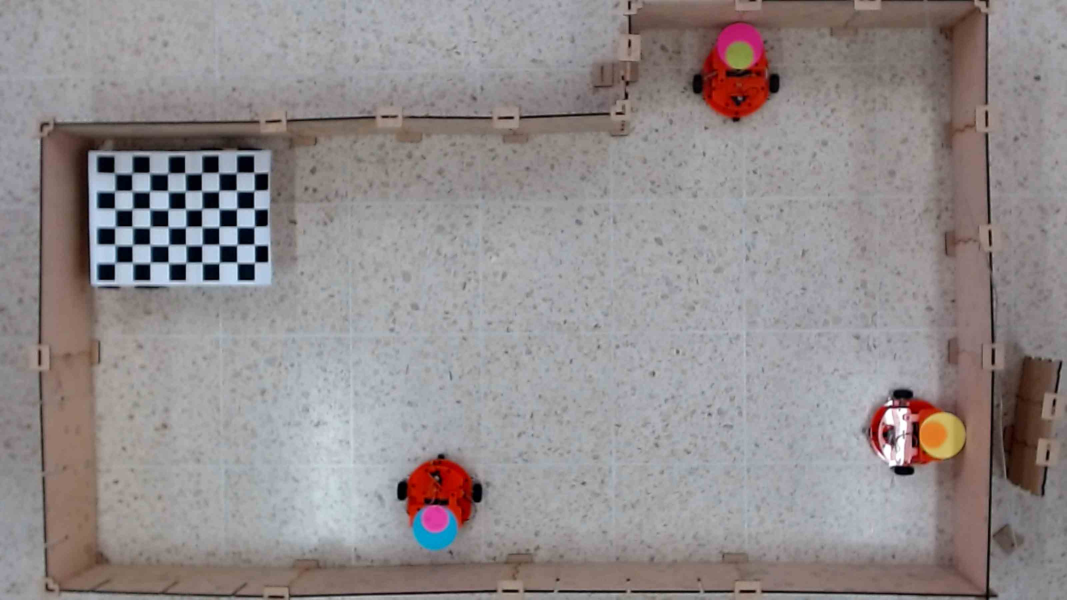
#> input picture Herramientas/Cámara/VALIDACION_ANTERIOR/Segmentación por color/Imagenes/AmNaCyMaVe1.jpg, 3200 x 1800 px (shown at 1/3 size); its folder holds only this picture in this run
$ python ValidacionRespaldo31mayo.py
#> lines starting #> are read from the running program, lines starting #| are printed output that depends on the picture; after the words box and inside, x2 and y2 are one past the last pixel; in counts of white or black regions, pixels touching at a corner belong together
#Bibliotecas requeridas
import cv2
import math
import matplotlib.pyplot as plt
import numpy as np
from mpl_toolkits.mplot3d import Axes3D
from matplotlib import cm
from matplotlib import colors
from matplotlib.colors import hsv_to_rgb
import os
#-------------------------Definición de funciones---------------------------------
def get_contour_areas(cont):
    #Crea una lista donde se guardarán las áreas de cada contorno
    all_areas= []
    #Recorre la lista de contornos
    for cnt in cont:
        #calcula el área de un contorno
        area= cv2.contourArea(cnt)
        #agrega el área calculada al arreglo de áreas
        all_areas.append(area)
    return all_areas
def depurar_contornos(cnts):
    #en esta lista se almacenarán los contornos pertenecientes a los círculos
    #la "d" significa depurados.
    cntsd= []
    #recorro todos los contornos encontrados
    for cnt in cnts:
        area= cv2.contourArea(cnt)
        #Se encontró que el área mínima de los círculos pequeños es de 5000 unidades
        #cuadradas, daremos un margen de error.
        if area>=4000:
            cntsd.append(cnt)
    return cntsd
def centros_contornos(cnts):
    centros= []
    for s in cnts:
        #calcula los momentos
        M = cv2.moments(s)
        #Calcula el centroide
        #https://docs.opencv.org/3.4/dd/d49/tutorial_py_contour_features.html
        cx = int(M['m10']/M['m00'])
        cy = int(M['m01']/M['m00'])
        centros.append((cx, cy))
    return centros

def calcular_desplazamiento(centros,numImagenes):
    #crea la lista donde se almacenarán los desplazamientos entre 2 imágenes del
    #mismo identificador.
    #n contiene el número de imágenes
    desplazamientos=[]
    for k in range (n-1):
        for i in range(len(centros[k])):
            #extracción de las coordenadas de los centros en ambas imágenes
            x1=centros[k][i][0]
            x2=centros[k+1][i][0]
            y1=centros[k][i][1]
            y2=centros[k+1][i][1]
            #print("x1,x2,y1,y2", x1, x2, y1,y2)
            distance = math.sqrt( ((x1-x2)**2)+((y1-y2)**2) )
            desplazamientos.append(distance)
    return desplazamientos

def escribir_txt(nombretxt,dcyan,dmagenta,damarillo, dnaranja):
    with open(nombretxt, 'w') as output:
        output.write("Desplazamientos Cyan"+ '\n')
        for d in dcyan:
            output.write(str(d) + '\n')
        output.write("Desplazamientos Magenta"+ '\n')
        for e in dmagenta:
            output.write(str(e) + '\n')
        output.write("Desplazamientos Amarillo"+ '\n')
        for f in damarillo:
            output.write(str(f) + '\n')
        output.write("Desplazamientos Naranja"+ '\n')
        for g in dmagenta:
            output.write(str(g) + '\n')
        print("Archivo creado")
def buscar_peer(numColor1, numColor2, centrosC1,centrosC2):
    #la lista de peers contendrá los colores que son pareja (su identificador), y la posición
    #de cada círculo en la lista de centros.
    peers=[]
    for imagen in range(len(centrosC1)):
        #almacenará todos los peers de una imagen para los 2 colores dados
        peersXimagen=[]
        for centro in range(len(centrosC1[imagen])):
            for centro2 in range(len(centrosC2[imagen])):
                #extracción de las coordenadas de los centros de ambos colores
                x1=centrosC1[imagen][centro][0]
                x2=centrosC2[imagen][centro2][0]
                y1=centrosC1[imagen][centro][1]
                y2=centrosC2[imagen][centro2][1]
                #print("x1,x2,y1,y2", x1, x2, y1,y2)
                distance = math.sqrt( ((x1-x2)**2)+((y1-y2)**2) )
                """if centro2==0:
                    print("distancia calculada de peers", distance)"""
                #140 píxeles mide de diámetro aproximadamente un círculo grande
                #se aproxima la mitad de esta distancia como una distancia prudencial
                #para encontrar un contorno de círculo pequeño. Además, la distancia aproximada entre centros
                #de círculos grande y pequeño es de 60 (comprobado por paint y este cálculo). Se agregará un pequeño margen de 5 píxeles
                if distance<=70:
                    #guarda el número de imagen en cuestión, los colores que hicieron match,
                    #las posiciones dentro de los centros de cada color que hicieron match.
                    peer=(imagen, numColor1, numColor2, centro, centro2)
                    """if centro2==0:
                        print("peer encontrado", peer)"""
                    #agrega cada peer encontrado a la lista de peers
                    peersXimagen.append(peer)
        peers.append(peersXimagen)
    #al final peers tendrá un número de elementos igual al del número de imágenes
    #cada elemento es una lista de parejas encontradas para los 2 colores solicitados
    return peers


# [27 lines left out: function identificar_robots, not called in this run]
"""
def buscar_pareja(ListaCentros1, ListaCentros2, numImagen, numContorno, numColor):
    #Definición inicial, significa sin pareja asignada
    pareja=9

    #obtiene el centro del círculo grande
    posG=ListaCentros1[numImagen][numContorno]
    x1=posG[0]
    y1=posG[1]
    #Se busca en la misma imagen, en otro color si algún contorno está muy cerca,
    #esto es que sea la pareja de color del círculo grande, es decir, su
    #círculo pequeño
    for centro in ListaCentros2[numImagen]:
        #Obtiene las coordenadas
        x2=centro[0]
        y2=centro[1]
        #print("x1,x2,y1,y2", x1, x2, y1,y2)
        distance = math.sqrt( ((x1-x2)**2)+((y1-y2)**2) )
        #100 es el diámetro aproximado de un círculo grande
        if distance <=100:
            #osea está muy cerca, solo un círculo
            #falta validar que el contorno 2 no sea un contorno grande
    return True
"""

#--------------------- Lectura de imágenes-----------------------------------------
#Dirección de la carpeta con las imágenes a utilizar
dir = 'Imagenes/'
#Guarda los nombres de las imágenes que estaban en la carpeta en la lista imgList
imgList = os.listdir(dir)
#Inicializa la lista que contendrá a las imágenes que se utilizarán
imagenes = []
imagenesHSV = []
#Ordena las imágenes por número de menor a mayor
imgList.sort (key = lambda x: int (x.replace ("AmNaCyMaVe", ""). split ('.') [0]))
#Inicializa contadores
n = 0
cont = 0
ind = 0
for i in imgList:
    #va contando los frames, prevista para frames
    #cont+=1
    #Lee cada imagen, donde i es el nombre de cada una
    img = cv2.imread('Imagenes/'+i)
#> img is the input picture: shape (1800, 3200, 3); mean B, G, R 140.5, 139.8, 146.3
    #Prevista para cada cuantos frames se quiere trabajar
    """if cont == 4:
        imagenes.append(img)
        cont = 0
        n+=1"""
    #Convirtiendo a RGB
    img = cv2.cvtColor(img, cv2.COLOR_BGR2RGB)
    hsv = cv2.cvtColor(img, cv2.COLOR_RGB2HSV)
#> hsv: shape (1800, 3200, 3); mean H, S, V 57.5, 28.1, 149.8
    #Guarda las imágenes en RGB en una lista
    imagenes.append(img)
    #Guarda las imágenes en HSV en una lista
    imagenesHSV.append(hsv)
    #va contando las imágenes que hay
    n+=1

#--------------------- Definición de rangos de color HSV---------------------------
#Rangos cyan:
light_cyan = (95, 175, 185)
dark_cyan = (105, 255, 250)
#Rangos magenta:
light_magenta = (160, 100, 0)
dark_magenta = (170, 255, 255)
#Rangos verde:
light_verde = (45, 20, 0)
dark_verde = (80, 100, 255)
#Rangos rojo:
light_rojo = (168, 50, 0)
dark_rojo = (180, 255, 255)
#Rangos azul:
light_azul = (100, 125, 10)
dark_azul = (120, 255, 255)
#Rangos naranja:
light_nar = (12, 100, 200)
dark_nar = (16, 255, 255)
#Rangos amarillo:
light_ama = (15, 30, 0)
dark_ama = (35, 255, 255)
#Crea un respaldo de todas las imágenes para ser modificadas más adelante
RespaldoImagenes=list(imagenes)
#> RespaldoImagenes = 1 item

#------------Procesado: aplicar máscara, dilatar, contornos, ubicación -----------------
#Aquí se almacenarán los contornos de cada una de las imágenes
lista_cCyan = []
lista_cMagenta = []
lista_cVerde = []
lista_cRojo = []
lista_cAzul = []
lista_cNaranja = []
lista_cAmarillo = []
#Aquí se almacenarán los centros de los contornos
centros_cCyan = []
centros_cMagenta = []
centros_cNaranja = []
centros_cAmarillo = []
centros_cVerde = []
centros_cRojo = []
centros_cAzul = []

for j in range(len(imagenes)):
    #Máscara Cyan
    #Pone 1 en el píxel que está dentro del rango, sino pone 0
    maskcyan = cv2.inRange(imagenesHSV[j], light_cyan, dark_cyan)
    #Máscara Magenta
    maskmagenta = cv2.inRange(imagenesHSV[j], light_magenta, dark_magenta)
    #Máscara Verde
    maskverde = cv2.inRange(imagenesHSV[j], light_verde, dark_verde)
    #Máscara Amarilla
    maskama = cv2.inRange(imagenesHSV[j], light_ama, dark_ama)
    #Máscara Naranja
    masknar = cv2.inRange(imagenesHSV[j], light_nar, dark_nar)
    #Máscara Azul
    maskazul = cv2.inRange(imagenesHSV[j], light_azul, dark_azul)
    #Máscara Rojo
    maskrojo = cv2.inRange(imagenesHSV[j], light_rojo, dark_rojo)
    #Máscara de todos los colores de identificadores:
    maskAll=maskrojo+maskazul+maskama+maskcyan+maskverde+maskmagenta+masknar

    #Se utiliza una transformación morfológica de dilatación de la imagen para hacer los
    #contornos más uniformes
    #Se crea el kernel, entre mayor sea más "grosera" es la dilatación
    kernel = np.ones((3,3),np.uint8)
    cyand = cv2.dilate(maskcyan,kernel,iterations=1)
    magentad = cv2.dilate(maskmagenta,kernel,iterations=1)
    verded = cv2.dilate(maskverde,kernel,iterations=1)
    amarillod = cv2.dilate(maskama,kernel,iterations=1)
    naranjad = cv2.dilate(masknar,kernel,iterations=1)
    azuld = cv2.dilate(maskazul,kernel,iterations=1)
    rojod = cv2.dilate(maskrojo,kernel,iterations=1)
    alld = cyand+magentad+verded+amarillod+naranjad+azuld+rojod
    #Aplica las máscaras a las imágenes por si se quisieran visualizar
    """
    resultcyan = cv2.bitwise_and(imagenes[j], imagenes[j], mask=cyand)
    resultmagenta = cv2.bitwise_and(imagenes[j], imagenes[j], mask=magentad)
    resultverde = cv2.bitwise_and(imagenes[j], imagenes[j], mask=verded)
    resultama = cv2.bitwise_and(imagenes[j], imagenes[j], mask=amarillod)
    resultnar = cv2.bitwise_and(imagenes[j], imagenes[j], mask=naranjad)
    resultazul = cv2.bitwise_and(imagenes[j], imagenes[j], mask=azuld)
    resultrojo = cv2.bitwise_and(imagenes[j], imagenes[j], mask=rojod)
    #Aplica la máscara combinada
    resultAll = cv2.bitwise_and(imagenes[j], imagenes[j], mask=maskAll)
    """
    #Muestra los resultados de filtrado por color para una imagen
    """
    if ind==0:
        # se crea la figura
        fig = plt.figure(figsize=(8, 8))
        # definición de filas y columnas
        rows = 4
        columns = 2
        # Agrega un subplot en la primera posición
        fig.add_subplot(rows, columns, 1)
        # mostrando la imagen
        plt.imshow(resultcyan)
        plt.axis('off')
        plt.title("Cyan")
        # segunda posición
        fig.add_subplot(rows, columns, 2)
        plt.imshow(resultmagenta)
        plt.axis('off')
        plt.title("Magenta")
        # tercera posición
        fig.add_subplot(rows, columns, 3)
        plt.imshow(resultverde)
        plt.axis('off')
        plt.title("Verde")
        # cuarta posición
        fig.add_subplot(rows, columns, 4)
        plt.imshow(resultama)
        plt.axis('off')
        plt.title("Amarillo")
        # quinta posición
        fig.add_subplot(rows, columns, 5)
        plt.imshow(resultnar)
        plt.axis('off')
        plt.title("Naranja")
        # sexta posición
        fig.add_subplot(rows, columns, 6)
        plt.imshow(resultazul)
        plt.axis('off')
        plt.title("Azul")
        # séptima posición
        fig.add_subplot(rows, columns, 7)
        plt.imshow(resultrojo)
        plt.axis('off')
        plt.title("Rojo")
        # octava posición
        fig.add_subplot(rows, columns, 8)
        plt.imshow(resultAll)
        plt.axis('off')
        plt.title("Todos")
        plt.show()
        """
    ind+=1

    #se inicializa la variable de tamaño de contorno
    sizeC=0
    #Busca los contornos en cada una de las imágenes filtradas
    #Se aproximan por medio de una compresión horizontal, vertical y diagonal
    #https://docs.opencv.org/master/d3/dc0/group__imgproc__shape.html#gadf1ad6a0b82947fa1fe3c3d497f260e0
    cntsCyan, jerCyan = cv2.findContours(cyand.copy(),cv2.RETR_TREE, cv2.CHAIN_APPROX_SIMPLE)
    cntsMagenta, jerMagenta = cv2.findContours(magentad.copy(),cv2.RETR_TREE, cv2.CHAIN_APPROX_SIMPLE)
    cntsAmarillo, jerAmarillo = cv2.findContours(amarillod.copy(),cv2.RETR_TREE, cv2.CHAIN_APPROX_SIMPLE)
    cntsNaranja, jerNaranja = cv2.findContours(naranjad.copy(),cv2.RETR_TREE, cv2.CHAIN_APPROX_SIMPLE)
    #Deja solo los contornos grandes, correspondientes a los círculos pequeños y grandes
    cntsCyans=depurar_contornos(cntsCyan)
    cntsMagentas=depurar_contornos(cntsMagenta)
    cntsAmarillos=depurar_contornos(cntsAmarillo)
    cntsNaranjas=depurar_contornos(cntsNaranja)
    #Se ordenan los contornos por área, la "s" al final de la nueva variable es de "sorted"
    #sorted ordena de menor a mayor por área los contornos.
    cntsCyans = sorted(cntsCyans, key=lambda x: cv2.contourArea(x))
    cntsMagentas = sorted(cntsMagentas, key=lambda x: cv2.contourArea(x))
    cntsAmarillos = sorted(cntsAmarillos, key=lambda x: cv2.contourArea(x))
    cntsNaranjas = sorted(cntsNaranjas, key=lambda x: cv2.contourArea(x))
    #Los colores Azul, Rojo y Verde (al menos no el tono deseado), no están en las imágenes de prueba actuales
    """
    cntsAzul, jerAzul = cv2.findContours(azuld.copy(),cv2.RETR_TREE, cv2.CHAIN_APPROX_SIMPLE)
    cntsAzuls = sorted(cntsAzul, key=lambda x: cv2.contourArea(x))
    cntsRojo, jerRojo = cv2.findContours(rojod.copy(),cv2.RETR_TREE, cv2.CHAIN_APPROX_SIMPLE)
    cntsRojos = sorted(cntsRojo, key=lambda x: cv2.contourArea(x))
    cntsVerde, jerVerde = cv2.findContours(verded.copy(),cv2.RETR_TREE, cv2.CHAIN_APPROX_SIMPLE)
    cntsVerdes = sorted(cntsVerde, key=lambda x: cv2.contourArea(x))
    """
    #Se agregan los contornos encontrados por cada color a la lista de contornos correspondiente
    lista_cCyan.append(cntsCyans)
    lista_cMagenta.append(cntsCyans)
    lista_cNaranja.append(cntsCyans)
    lista_cAmarillo.append(cntsCyans)
    """
    lista_cAzul.append(cntsCyans)
    lista_cVerde.append(cntsCyans)
    lista_cRojo.append(cntsCyans)
    """
    #Calcula el área de los contornos encontrados
    areasCyan=get_contour_areas(cntsCyans)
    #Se observa que las áreas pequeñas (círculos pequeños), son de al menos 5000 unidades cuadradas,
    #mientras que las áreas de círculos grandes están en el orden de 7000-12000 unidades cuadradas
    #Por este motivo, se proceden a eliminar los contornos que no cumplan estos criterios.
    areasMagenta=get_contour_areas(cntsMagentas)
    print("Áreas Cyan depuradas y ordenadas", areasMagenta)
    """
    print("Áreas encontradas Cyan", areasCyan)
    areasAmarillo=get_contour_areas(cntsAmarillos)
    print("Áreas encontradas Amarillo", areasAmarillo)
    areasNaranja=get_contour_areas(cntsNaranjas)
    print("Áreas encontradas Naranja", areasNaranja)
    areasMagenta=get_contour_areas(cntsMagentas)
    print("Áreas encontradas Magenta", areasMagenta)
    """

    #Dibuja los contornos encontrados correspondientes
    #El -1 significa que dibuje todos los contornos. EL 0,0,255 es el color, y 3 es el grosor
    #lineas azules para contornos cyan
    contornosCyan = cv2.drawContours(RespaldoImagenes[j], cntsCyans, -1, (0,0,255), 5)
    #lineas negras para contornos amarillos
    contornosAmarillo = cv2.drawContours(RespaldoImagenes[j], cntsAmarillos, -1, (0,0,0), 5)
    #lineas rojas para contornos naranjas
    contornosNaranja = cv2.drawContours(RespaldoImagenes[j], cntsNaranjas, -1, (255,0,0), 5)
    #lineas moradas para contornos magenta
    contornosMagenta = cv2.drawContours(RespaldoImagenes[j], cntsMagentas, -1, (155,0,255), 5)

    #Muestra los resultados parciales de la primera imagen2
    if j==0:
        """
        #Para mostrar subplots
        # se crea la figura
        fig = plt.figure(figsize=(8, 8))
        # definición de filas y columnas
        rows = 2
        columns = 2
        # Agrega un subplot en la primera posición
        fig.add_subplot(rows, columns, 1)
        # mostrando la imagen
        plt.imshow(contornosCyan)
        plt.axis('off')
        plt.title("Contornos Cyan")
        # segunda posición
        fig.add_subplot(rows, columns, 2)
        plt.imshow(contornosMagenta)
        plt.axis('off')
        plt.title("Contornos Magenta")
        # tercera posición
        fig.add_subplot(rows, columns, 3)
        plt.imshow(contornosNaranja)
        plt.axis('off')
        plt.title("Contornos Naranja")
        # cuarta posición
        fig.add_subplot(rows, columns, 4)
        plt.imshow(contornosMagenta)
        plt.axis('off')
        plt.title("Contornos Amarillo")
        plt.show()
        """
        #Mostrando los contornos dibujados
        """
        fig = plt.figure(figsize=(8, 8))
        rows = 1
        columns = 1
        fig.add_subplot(rows, columns, 1)
        plt.imshow(contornosMagenta)
        plt.axis('off')
        plt.title("Contornos encontrados")
        plt.show()
        """
    #Cálculo de los centroides de los contornos
    centrosCyan=centros_contornos(cntsCyans)
    centrosMagenta=centros_contornos(cntsMagentas)
    centrosAmarillo=centros_contornos(cntsAmarillos)
    centrosNaranja=centros_contornos(cntsNaranjas)
    #Agrego los centros de cada color a su respectiva lista que contiene a los
    #centros de todas las imágenes
    #Fueron verificados en paint: validados!
    centros_cCyan.append(centrosCyan)
    centros_cMagenta.append(centrosMagenta)
    centros_cAmarillo.append(centrosAmarillo)
    centros_cNaranja.append(centrosNaranja)
#> this loop made 1 pass
#> (kernel, ind, sizeC, jerCyan, jerNaranja, areasCyan, areasMagenta, centrosCyan) on pass 1: ([[1, 1, 1], [1, 1, 1], [1, 1, 1]], 1, 0, [[-1, -1, 1, -1], [-1, -1, -1, 0]], [[1, -1, -1, -1], [2, 0, -1, -1], [-1, 1, -1, -1]], [6847.5], [4881, 8862.5], [(1303, 1604)])
#> (printed output is left out)
#> pass 1, `maskcyan = cv2.inRange(imagenesHSV[j], light_cyan, dark_cyan)`:
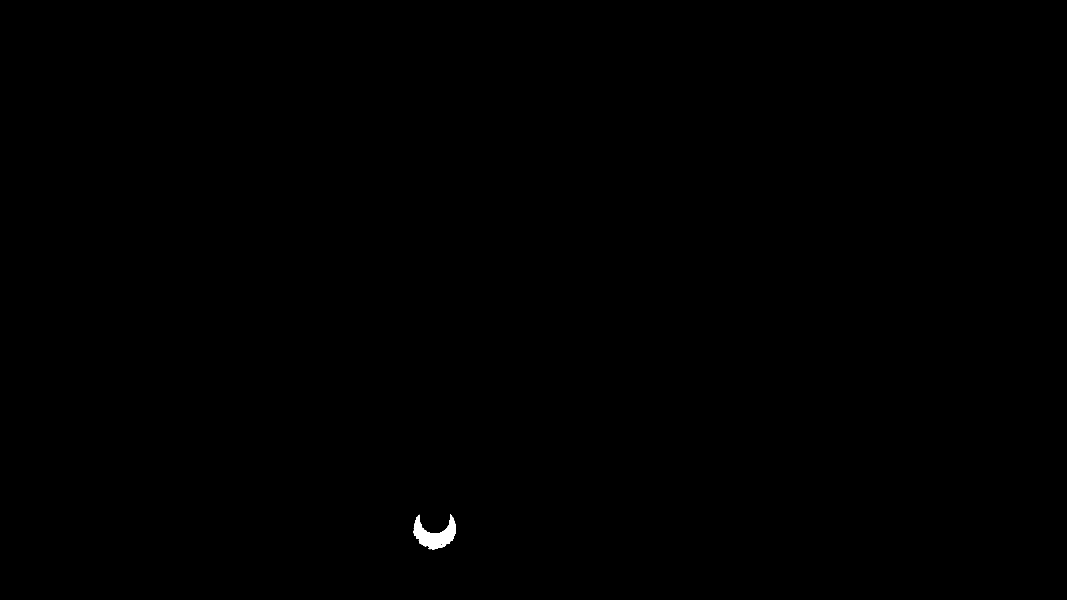
#> maskcyan: shape (1800, 3200) (shown at 1/3 size); 0.11% white; 2 white regions (1 under 20 px), largest, box (x1, y1, x2, y2) and area: (1241, 1543, 1368, 1648) 6431
#> pass 1, `maskmagenta = cv2.inRange(imagenesHSV[j], light_magenta, dark_magenta)`:
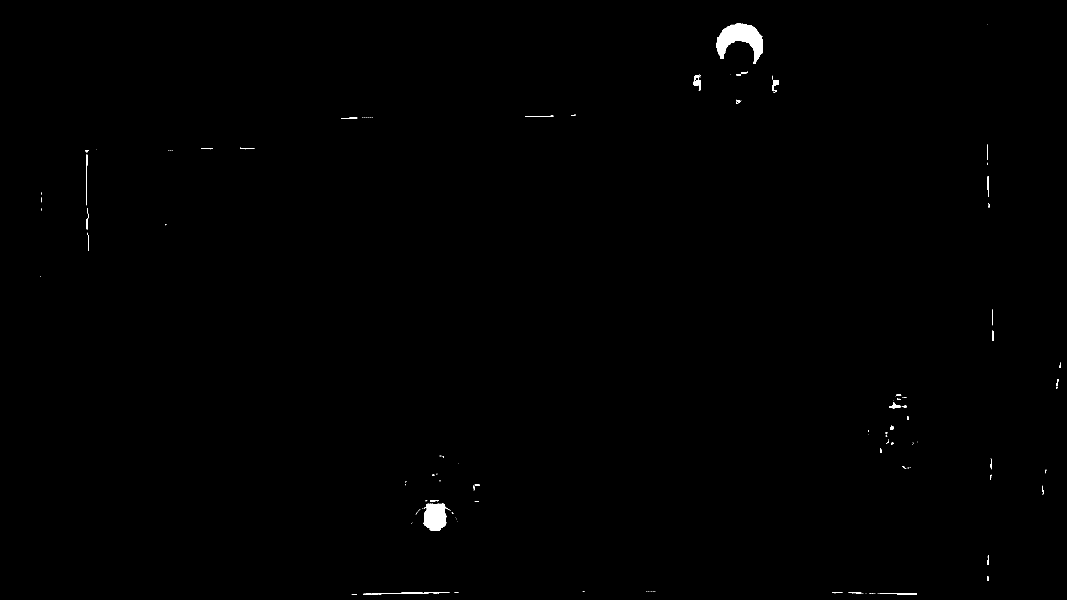
#> maskmagenta: shape (1800, 3200) (shown at 1/3 size); 0.31% white; 175 white regions (128 under 20 px), largest, box (x1, y1, x2, y2) and area: (2149, 71, 2289, 192) 8444, (1271, 1511, 1352, 1592) 4603, (1089, 1777, 1349, 1783) 655
#> pass 1, `maskverde = cv2.inRange(imagenesHSV[j], light_verde, dark_verde)`:
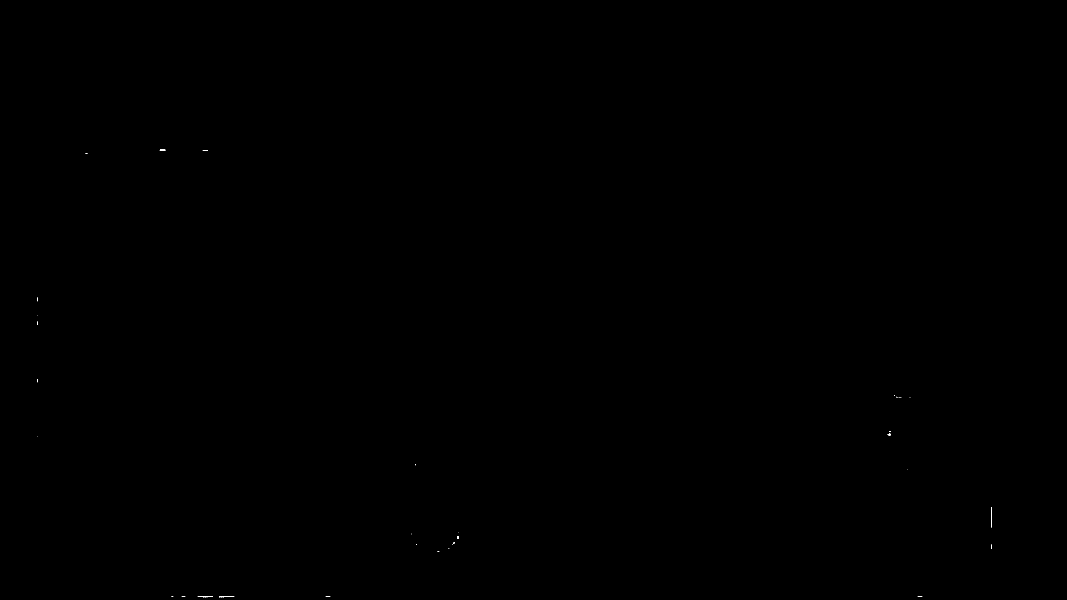
#> maskverde: shape (1800, 3200) (shown at 1/3 size); 0.01% white in thin lines or dots, all inside (x1, y1, x2, y2) = (113, 448, 2975, 1792)
#> (the rest of the program and of its run is left out)
